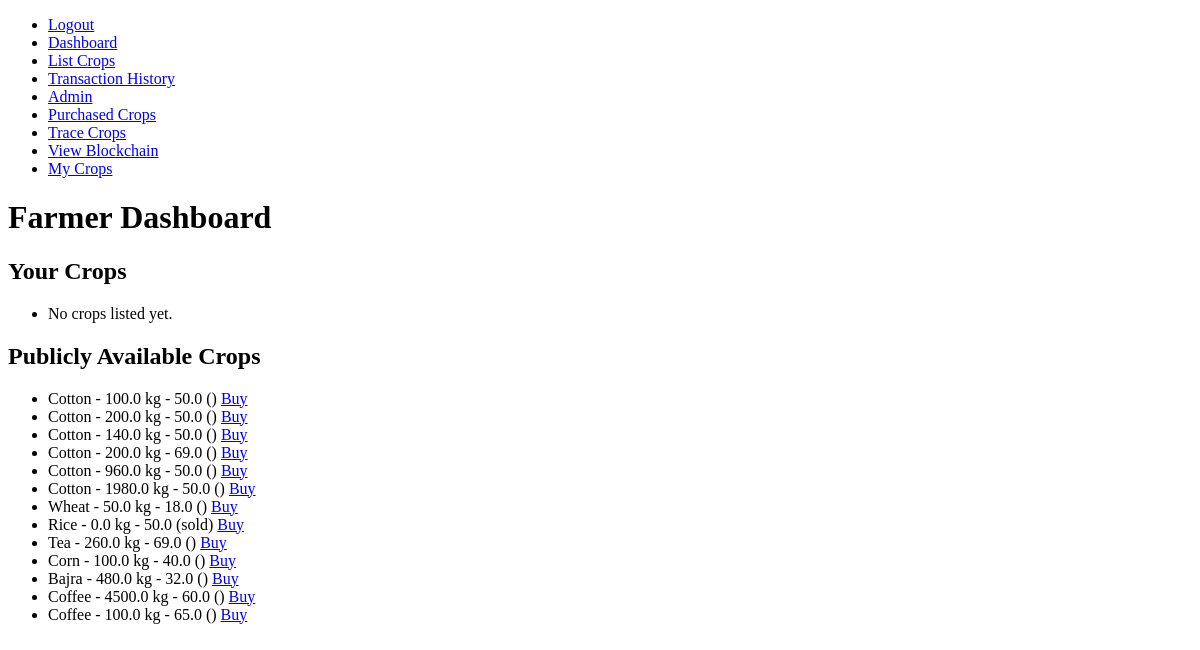
The page /dashboard/ (signed in) on the database as committed earlier.
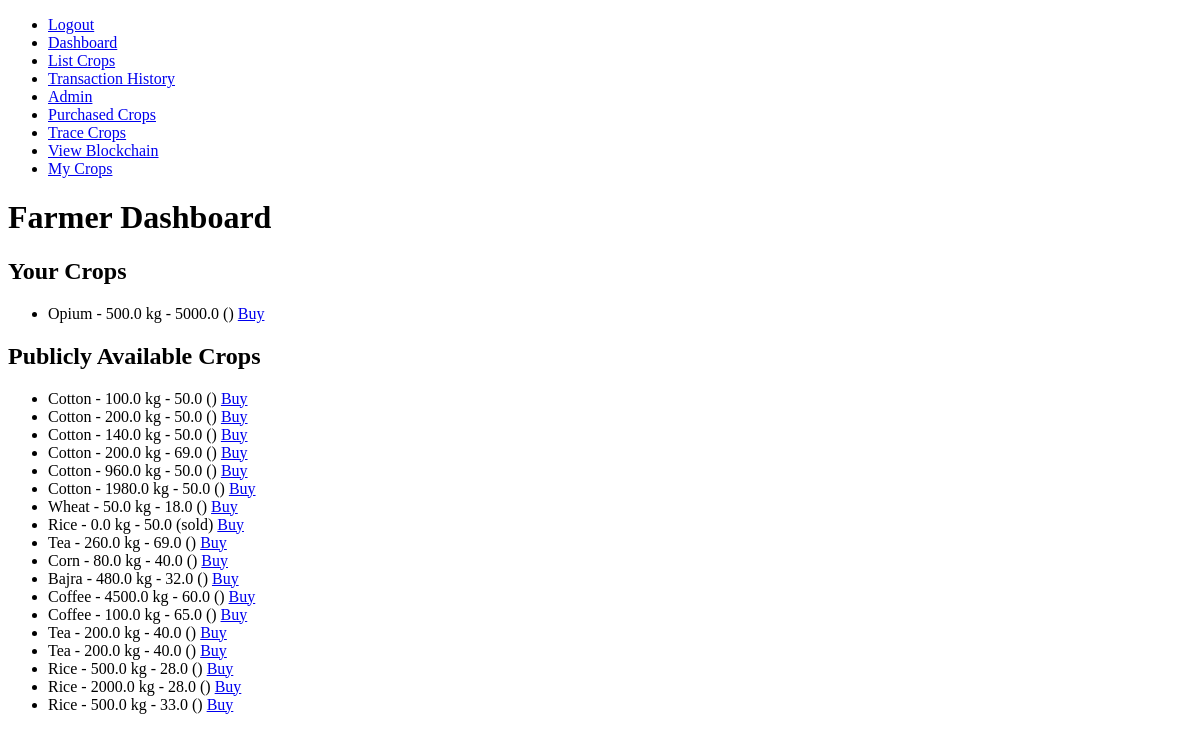
The same page on the database as committed later.
### supply_chain/models.py (models this page shows, shortened)
class Crop(models.Model):
    name = models.CharField(max_length=100)
    quantity = models.FloatField()
    price = models.FloatField()
    current_owner = models.ForeignKey(CustomUser, on_delete=models.CASCADE, related_name='owned_crops')
    status = models.CharField(max_length=20, choices=[('listed', 'Listed'), ('sold', 'Sold')])
    current_stage = models.CharField(max_length=100, default='Listed by Farmer')
    transaction_hash = models.CharField(max_length=64, blank=True, null=True)
    allowed_users = models.ManyToManyField(CustomUser, related_name='allowed_crops', blank=True)
    visibility = models.CharField(max_length=10, choices=[('public', 'Public'), ('private', 'Private')], default='public')

### supply_chain/views.py (the view)
# urls.py: path('', RedirectView.as_view(url='/dashboard/')),  # Redirect root URL to dashboard
@login_required
def dashboard(request):
    user = request.user
    if user.role == 'FARMER':
        user_crops = Crop.objects.filter(allowed_users=user)
        public_crops = Crop.objects.filter(visibility='public')
        return render(request, 'farmer_dashboard.html', {'user_crops': user_crops, 'public_crops': public_crops})
    elif user.role == 'DISTRIBUTOR':
        user_crops = Crop.objects.filter(allowed_users=user)
        public_crops = Crop.objects.filter(visibility='public')
        return render(request, 'distributor_dashboard.html', {'user_crops': user_crops, 'public_crops': public_crops})
    elif user.role == 'CONSUMER':
        public_crops = Crop.objects.filter(visibility='public')
        user_crops = Crop.objects.filter(allowed_users=user)
        return render(request, 'consumer_dashboard.html', {'user_crops': user_crops,'public_crops': public_crops})
    else:
        return redirect('list_crops')

### supply_chain/templates/farmer_dashboard.html
{% extends 'base.html' %}
{% block content %}
<h1>Farmer Dashboard</h1>
<h2>Your Crops</h2>
<ul>
    {% for crop in user_crops %}
        <li>{{ crop.name }} - {{ crop.quantity }} kg - {{ crop.price }} ({{ crop.status }})
            <a href="{% url 'buy_crops' crop.id %}">Buy</a>
        </li>
    {% empty %}
        <li>No crops listed yet.</li>
    {% endfor %}
</ul>
<h2>Publicly Available Crops</h2>
<ul>
    {% for crop in public_crops %}
        <li>{{ crop.name }} - {{ crop.quantity }} kg - {{ crop.price }} ({{ crop.status }})
            <a href="{% url 'buy_crops' crop.id %}">Buy</a>
        </li>
    {% empty %}
        <li>No public crops available.</li>
    {% endfor %}
</ul>
{% endblock %}

Rows that differ between the two databases and show on the page:
added Crop: name "Opium", quantity "500.0", price "5000.0", shown under "Your Crops"
changed Crop "Corn": quantity "100.0" → "80.0"
added Crop: name "Tea", quantity "200.0", price "40.0", shown under "Publicly Available Crops"
added Crop: name "Tea", quantity "200.0", price "40.0", shown under "Publicly Available Crops"
added Crop: name "Rice", quantity "500.0", price "28.0", shown under "Publicly Available Crops"
added Crop: name "Rice", quantity "2000.0", price "28.0", shown under "Publicly Available Crops"
added Crop: name "Rice", quantity "500.0", price "33.0", shown under "Publicly Available Crops"
Other text that changed with them:
text no longer shown: "No crops listed yet."
